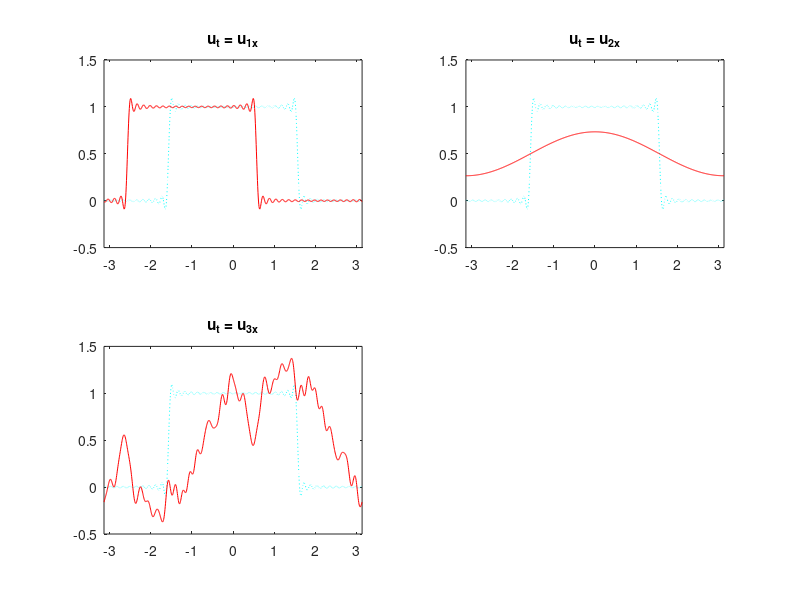

The MATLAB script that drew this image:
%6.1  waveheatairycode.m

n = 40; % number of Fourier terms
c = [.5 2/pi*i.^(0:n-2)./(1:n-1).*mod(1:n-1,2)]; % half of the c_k are zero
x = linspace(-pi,pi,1000); % 1000 equally spaced points
u0 = real(c*exp(i*(0:n-1)'*x)); % approximate box function
for t = 0:.01:1;
  clf
  for xderiv = 1:3 % number of x derivatives
    subplot(2,2,xderiv)
    ct = c.*exp((i*(0:n-1)).^xderiv*t); % coefficients c_ke^-iwt in u
    plot(x,u0,'c:',x,real(ct*exp(i*(0:n-1)'*x)),'r-')
    axis([-pi pi -.5 1.5])
    title(sprintf('u_t = u_{%dx}',xderiv))
  end
  drawnow
end